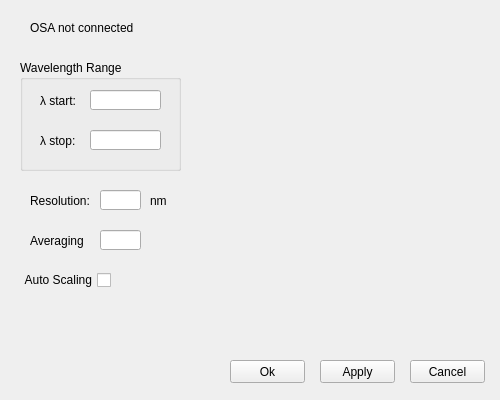
<?xml version="1.0" encoding="UTF-8"?>
<ui version="4.0">
 <class>OSASettings</class>
 <widget class="QWidget" name="OSASettings">
  <property name="geometry">
   <rect>
    <x>0</x>
    <y>0</y>
    <width>500</width>
    <height>400</height>
   </rect>
  </property>
  <property name="windowTitle">
   <string/>
  </property>
  <widget class="QPushButton" name="cancelButton">
   <property name="geometry">
    <rect>
     <x>410</x>
     <y>360</y>
     <width>75</width>
     <height>23</height>
    </rect>
   </property>
   <property name="text">
    <string>Cancel</string>
   </property>
  </widget>
  <widget class="QPushButton" name="applyButton">
   <property name="geometry">
    <rect>
     <x>320</x>
     <y>360</y>
     <width>75</width>
     <height>23</height>
    </rect>
   </property>
   <property name="text">
    <string>Apply</string>
   </property>
  </widget>
  <widget class="QPushButton" name="okButton">
   <property name="geometry">
    <rect>
     <x>230</x>
     <y>360</y>
     <width>75</width>
     <height>23</height>
    </rect>
   </property>
   <property name="text">
    <string>Ok</string>
   </property>
  </widget>
  <widget class="QGroupBox" name="groupBox">
   <property name="geometry">
    <rect>
     <x>20</x>
     <y>60</y>
     <width>161</width>
     <height>111</height>
    </rect>
   </property>
   <property name="title">
    <string>Wavelength Range</string>
   </property>
   <widget class="QLineEdit" name="lambdaStartEdit">
    <property name="geometry">
     <rect>
      <x>70</x>
      <y>30</y>
      <width>71</width>
      <height>20</height>
     </rect>
    </property>
   </widget>
   <widget class="QLineEdit" name="lambdaStopEdit">
    <property name="geometry">
     <rect>
      <x>70</x>
      <y>70</y>
      <width>71</width>
      <height>20</height>
     </rect>
    </property>
   </widget>
   <widget class="QLabel" name="lambdaStartLabel">
    <property name="geometry">
     <rect>
      <x>20</x>
      <y>30</y>
      <width>51</width>
      <height>21</height>
     </rect>
    </property>
    <property name="text">
     <string>λ start:</string>
    </property>
   </widget>
   <widget class="QLabel" name="lambdaStopLabel">
    <property name="geometry">
     <rect>
      <x>20</x>
      <y>70</y>
      <width>51</width>
      <height>21</height>
     </rect>
    </property>
    <property name="text">
     <string>λ stop:</string>
    </property>
   </widget>
  </widget>
  <widget class="QLineEdit" name="resolutionEdit">
   <property name="geometry">
    <rect>
     <x>100</x>
     <y>190</y>
     <width>41</width>
     <height>20</height>
    </rect>
   </property>
  </widget>
  <widget class="QLabel" name="resolutionLabel">
   <property name="geometry">
    <rect>
     <x>30</x>
     <y>190</y>
     <width>61</width>
     <height>21</height>
    </rect>
   </property>
   <property name="text">
    <string>Resolution:</string>
   </property>
  </widget>
  <widget class="QCheckBox" name="autoScalingCheck">
   <property name="geometry">
    <rect>
     <x>20</x>
     <y>270</y>
     <width>91</width>
     <height>20</height>
    </rect>
   </property>
   <property name="layoutDirection">
    <enum>Qt::RightToLeft</enum>
   </property>
   <property name="text">
    <string>Auto Scaling</string>
   </property>
  </widget>
  <widget class="QLabel" name="osaConnectedLabel">
   <property name="geometry">
    <rect>
     <x>30</x>
     <y>20</y>
     <width>181</width>
     <height>16</height>
    </rect>
   </property>
   <property name="text">
    <string>OSA not connected</string>
   </property>
  </widget>
  <widget class="QLabel" name="nmLabel">
   <property name="geometry">
    <rect>
     <x>150</x>
     <y>190</y>
     <width>47</width>
     <height>21</height>
    </rect>
   </property>
   <property name="text">
    <string>nm</string>
   </property>
  </widget>
  <widget class="QLineEdit" name="averagingEdit">
   <property name="geometry">
    <rect>
     <x>100</x>
     <y>230</y>
     <width>41</width>
     <height>20</height>
    </rect>
   </property>
  </widget>
  <widget class="QLabel" name="averagingLabel">
   <property name="geometry">
    <rect>
     <x>30</x>
     <y>230</y>
     <width>61</width>
     <height>21</height>
    </rect>
   </property>
   <property name="text">
    <string>Averaging</string>
   </property>
  </widget>
  <zorder>cancelButton</zorder>
  <zorder>applyButton</zorder>
  <zorder>okButton</zorder>
  <zorder>groupBox</zorder>
  <zorder>resolutionEdit</zorder>
  <zorder>autoScalingCheck</zorder>
  <zorder>osaConnectedLabel</zorder>
  <zorder>resolutionLabel</zorder>
  <zorder>nmLabel</zorder>
  <zorder>averagingEdit</zorder>
  <zorder>averagingLabel</zorder>
 </widget>
 <resources/>
 <connections/>
</ui>
